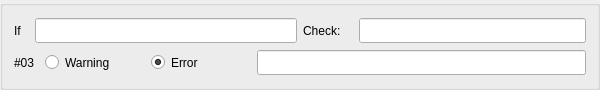
         <widget class="QGroupBox" name="groupBox_ch03">
          <property name="sizePolicy">
           <sizepolicy hsizetype="MinimumExpanding" vsizetype="Fixed">
            <horstretch>0</horstretch>
            <verstretch>0</verstretch>
           </sizepolicy>
          </property>
          <property name="minimumSize">
           <size>
            <width>600</width>
            <height>90</height>
           </size>
          </property>
          <property name="maximumSize">
           <size>
            <width>16777215</width>
            <height>90</height>
           </size>
          </property>
          <property name="title">
           <string/>
          </property>
          <layout class="QHBoxLayout" name="horizontalLayout_275">
           <item>
            <layout class="QVBoxLayout" name="verticalLayout_84">
             <item>
              <layout class="QHBoxLayout" name="horizontalLayout_276">
               <item>
                <layout class="QHBoxLayout" name="horizontalLayout_277">
                 <item>
                  <widget class="QLabel" name="label_363">
                   <property name="sizePolicy">
                    <sizepolicy hsizetype="Fixed" vsizetype="Fixed">
                     <horstretch>0</horstretch>
                     <verstretch>0</verstretch>
                    </sizepolicy>
                   </property>
                   <property name="minimumSize">
                    <size>
                     <width>15</width>
                     <height>25</height>
                    </size>
                   </property>
                   <property name="text">
                    <string>If</string>
                   </property>
                  </widget>
                 </item>
                 <item>
                  <widget class="QLineEdit" name="check_if_03">
                   <property name="sizePolicy">
                    <sizepolicy hsizetype="MinimumExpanding" vsizetype="Fixed">
                     <horstretch>0</horstretch>
                     <verstretch>0</verstretch>
                    </sizepolicy>
                   </property>
                   <property name="minimumSize">
                    <size>
                     <width>160</width>
                     <height>25</height>
                    </size>
                   </property>
                  </widget>
                 </item>
                </layout>
               </item>
               <item>
                <layout class="QHBoxLayout" name="horizontalLayout_278">
                 <item>
                  <widget class="QLabel" name="label_364">
                   <property name="sizePolicy">
                    <sizepolicy hsizetype="Fixed" vsizetype="Fixed">
                     <horstretch>0</horstretch>
                     <verstretch>0</verstretch>
                    </sizepolicy>
                   </property>
                   <property name="minimumSize">
                    <size>
                     <width>50</width>
                     <height>25</height>
                    </size>
                   </property>
                   <property name="text">
                    <string>Check:</string>
                   </property>
                  </widget>
                 </item>
                 <item>
                  <widget class="QLineEdit" name="check_check_03">
                   <property name="sizePolicy">
                    <sizepolicy hsizetype="MinimumExpanding" vsizetype="Fixed">
                     <horstretch>0</horstretch>
                     <verstretch>0</verstretch>
                    </sizepolicy>
                   </property>
                   <property name="minimumSize">
                    <size>
                     <width>160</width>
                     <height>25</height>
                    </size>
                   </property>
                  </widget>
                 </item>
                </layout>
               </item>
              </layout>
             </item>
             <item>
              <layout class="QHBoxLayout" name="horizontalLayout_279">
               <item>
                <layout class="QHBoxLayout" name="horizontalLayout_280">
                 <item>
                  <widget class="QLabel" name="label_365">
                   <property name="sizePolicy">
                    <sizepolicy hsizetype="Fixed" vsizetype="Fixed">
                     <horstretch>0</horstretch>
                     <verstretch>0</verstretch>
                    </sizepolicy>
                   </property>
                   <property name="minimumSize">
                    <size>
                     <width>25</width>
                     <height>25</height>
                    </size>
                   </property>
                   <property name="maximumSize">
                    <size>
                     <width>25</width>
                     <height>25</height>
                    </size>
                   </property>
                   <property name="text">
                    <string>#03</string>
                   </property>
                  </widget>
                 </item>
                 <item>
                  <widget class="QRadioButton" name="check_warning_03">
                   <property name="minimumSize">
                    <size>
                     <width>100</width>
                     <height>25</height>
                    </size>
                   </property>
                   <property name="text">
                    <string>Warning</string>
                   </property>
                  </widget>
                 </item>
                 <item>
                  <widget class="QRadioButton" name="check_error_03">
                   <property name="minimumSize">
                    <size>
                     <width>100</width>
                     <height>25</height>
                    </size>
                   </property>
                   <property name="text">
                    <string>Error</string>
                   </property>
                   <property name="checked">
                    <bool>true</bool>
                   </property>
                  </widget>
                 </item>
                </layout>
               </item>
               <item>
                <widget class="QLineEdit" name="check_message_03">
                 <property name="sizePolicy">
                  <sizepolicy hsizetype="MinimumExpanding" vsizetype="Fixed">
                   <horstretch>0</horstretch>
                   <verstretch>0</verstretch>
                  </sizepolicy>
                 </property>
                 <property name="minimumSize">
                  <size>
                   <width>170</width>
                   <height>25</height>
                  </size>
                 </property>
                </widget>
               </item>
              </layout>
             </item>
            </layout>
           </item>
          </layout>
         </widget>
